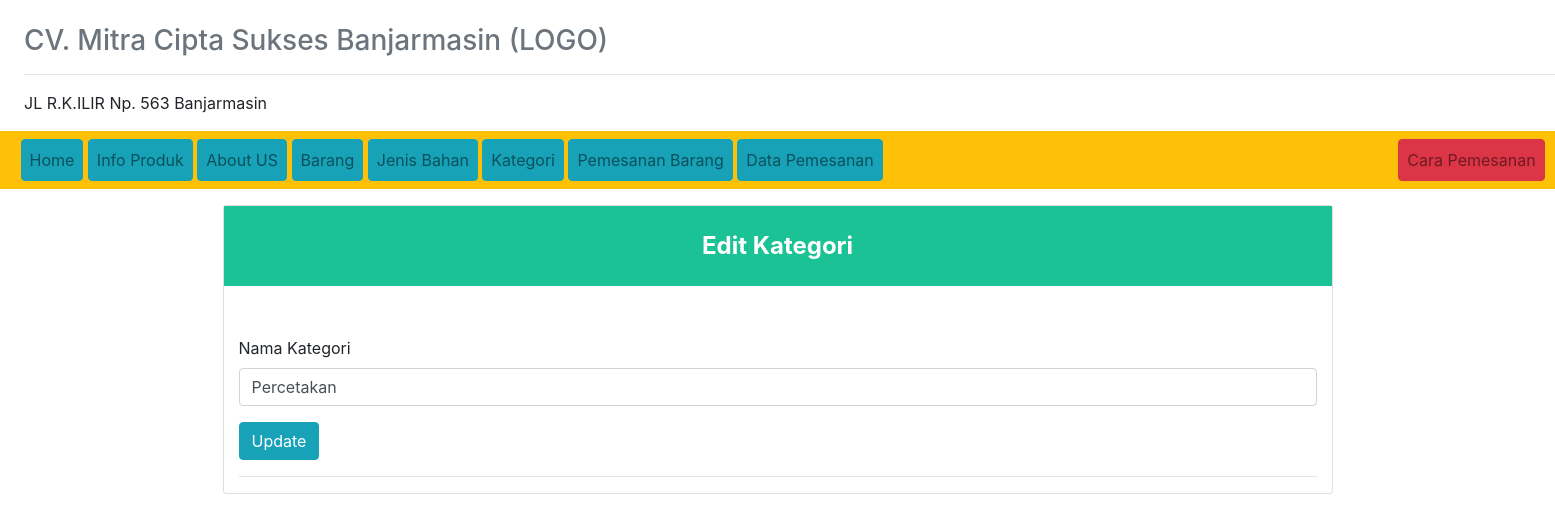
/?view=edit-kategori&id_kategori=2, run on an earlier commit of the app's database.
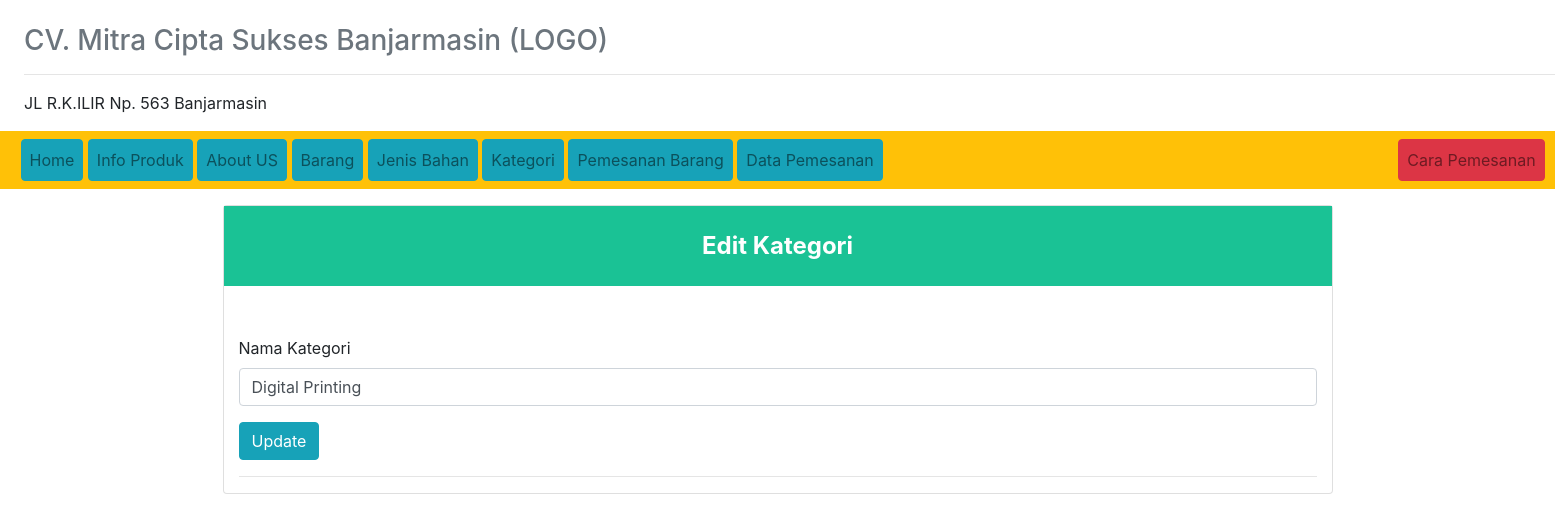
And on a later commit of the database.
### tables this page shows
CREATE TABLE `kategori` (
  `id_kategori` int(50) NOT NULL,
  `nama_kategori` varchar(50) NOT NULL
);

### models/admin.php (called while the page is built, shortened)
<?php
class Admin
{
  private $mysqli;
  function __construct($mysqli)
  {
    $this->mysqli = $mysqli;
  }
  public function editKategori($id_kategori)
  {
    $db = $this->mysqli->conn;
    $sql = " SELECT * FROM kategori WHERE id_kategori = '$id_kategori' ";
    $query = $db->query($sql);
    return $query;
  }
}
?>

### view/edit-kategori.php (the view, shortened to what this page needs)
<?php
$id_kategori = @$_GET['id_kategori'];
$edit = $objAdmin->editKategori($id_kategori)->fetch_object();
 ?>
 <div class="card">
  <div class="panel-heading" style="background-color:#1ac295; text-align:center; height:80px; line-height:80px;color:white;font-weight:bold;font-size:24px;">
    <div class="panel-title">Edit Kategori</div>
  </div>
  <div id="signupbox" style=" margin-top:50px" class="mainbox col-md-12 col-md-offset-3 col-sm-8 col-sm-offset-2">
            <div class="panel panel-info">
            <div class="panel-body" >
              <form action="" method="post">
                <div class="form-group">
                  <label for="exampleFormControlInput1">Nama Kategori</label>
                  <input type="text" class="form-control" id="exampleFormControlInput1" name="nama_kategori" value="<?=$edit->nama_kategori ?>">
                </div>
                <button type="submit" class="btn btn-info" name="update">Update</button>
                <hr>
              </form>
            </div>
        </div>
    </div>
</div>
</div>

What changed in the data, as far as the page shows it:
changed kategori: nama_kategori "Percetakan" → "Digital Printing"
